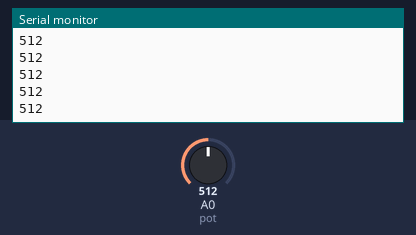
Bench run of a sketch on a simulated Arduino Uno, built with avr-gcc and run on an emulated ATmega328P. Shown: the last lines printed to the serial monitor. Inputs (shaded band) come from the test bench; at power-on: A0 (pot) = 512.

Above: at 1.2 s.
1.3 s: A0 (pot) set to 716
At 2.4 s:
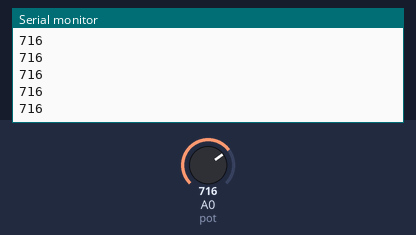
2.8 s: A0 (pot) set to 900
At 3.9 s:
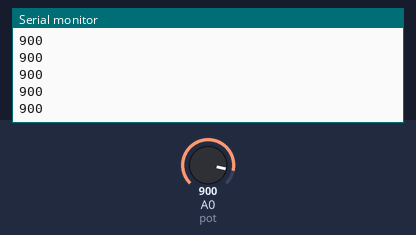
Timing chart, 0 to 5.8 s (numbered marks = the images above; inputs shaded):
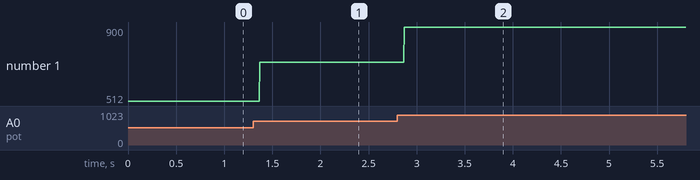

The sketch:

Prog_4_Potenciometro.ino
```cpp
int pot = A0;

void setup() {
  //como se trabajará con un pin analogico, no es necesario establacer el modo de trabajo del pin

  Serial.begin(9600);
}

int i;
void loop() {

 i = analogRead(pot);  // [0 - 1023]  //1024 valores posibles

  //PWM [ 0 - 255 ]  <- analogWrite
  // Digital [ 0 - 1 ]  <- digital read o write

 Serial.println(i);

}
```

Measured:
- after the input at 1.3 s, the serial monitor: prints a new line after 0.07 s (image 1)
- after the input at 2.8 s, the serial monitor: prints a new line after 0.07 s (image 2)
- plotted number 1: 512 → 716 after the input at 1.3 s, 716 → 900 after the input at 2.8 s
